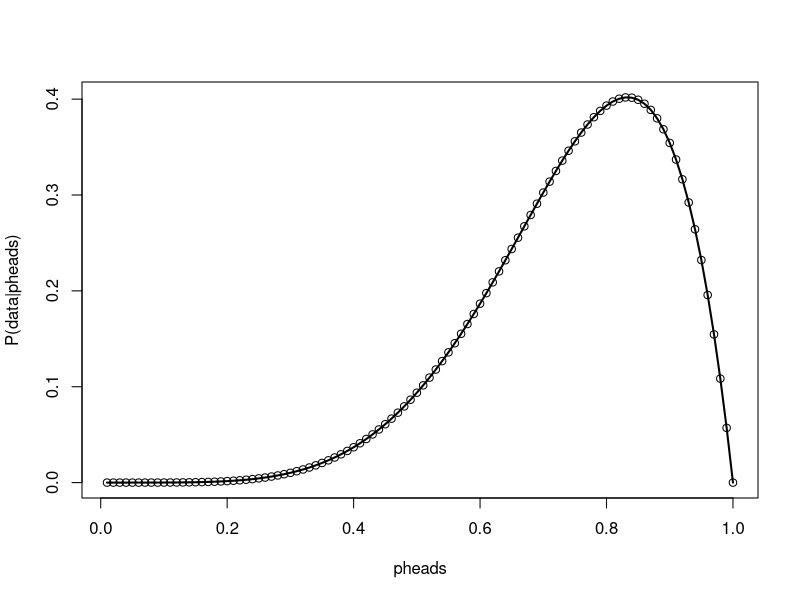

Recreate this plot in R.
p <- rep(NA, 100)

for (i in seq(0.01, 1, 0.01)){ 
  p[round(i*100)] <- dbinom(x=5, size = 6, prob = i)
}

#plot 
plot(c(1:100)/100, p, 
     xlab = "pheads", 
     ylab = "P(data|pheads)")
lines(c(1:100)/100, p, lwd=2)

max_L = which(p == max(p))/100
max_L

